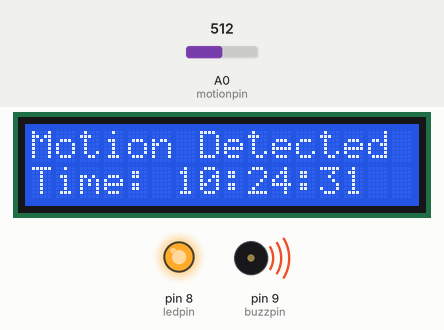
This sketch was run on a simulated Arduino Uno, built with avr-gcc and run on an emulated ATmega328P. Parts: 16×2 character LCD, output pins drawn as LEDs (lit = HIGH), buzzer (waves = sounding). The inputs (shaded band) are chosen by the test bench; at power-on: A0 (motionpin) = 512. The local clock reads 2024-03-15 10:24:30 at power-on unless the sketch sets it; storage starts empty; what the sketch prints to the serial monitor is not drawn.

Above: at 2.2 s.
2.3 s: A0 (motionpin) set to 218
11.7 s: A0 (motionpin) set to 191
At 13.6 s:
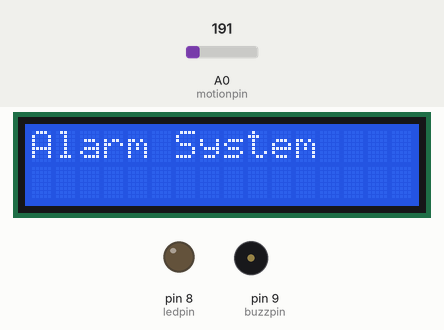
16.7 s: A0 (motionpin) set to 210
At 19.6 s:
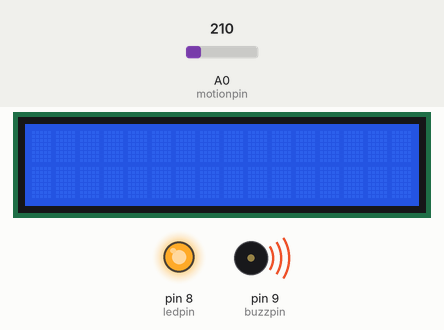
21.7 s: A0 (motionpin) set to 190
At 26.9 s:
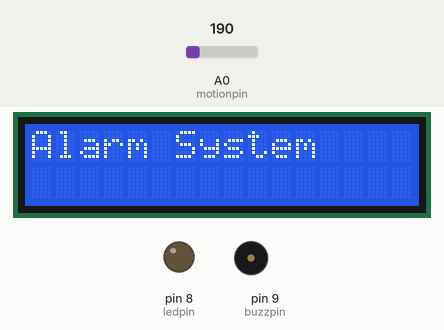
Timing chart, 0 to 27.9 s (numbered marks = the images above; inputs shaded):
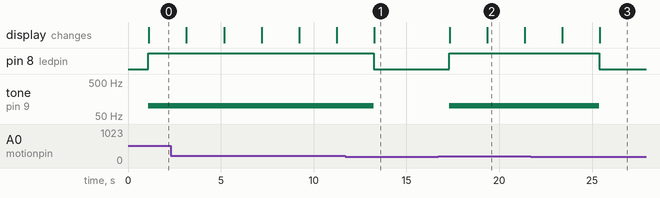

The sketch:

roboticalarm.ino
```cpp
#include <DS3231.h>
#include <SPI.h>
#include <SD.h>
#include <LiquidCrystal_I2C.h>
#include <Wire.h>
LiquidCrystal_I2C lcd(0x27,16,2);
DS3231 rtc(SDA, SCL);


File dosya ;
unsigned long sure;


const int motionpin=A0;
const int ledpin=8;
const int buzzpin=9;
int motionsensvalue=0;

void setup (){

  rtc.begin();

  lcd.init();
  lcd.backlight();
  lcd.setCursor(0,0);
  lcd.print("Alarm System");
  delay (1000);
  lcd.clear();


 Serial.begin(9600);
  Wire.begin();

  while (!Serial){
  ;
 }

 Serial.println("SD kart başlatılıyor");

 if (!SD.begin(4)){
  Serial.println("SD kart başlatılamadı");
  while(1);
 }
  pinMode(ledpin, OUTPUT);
pinMode(motionpin,INPUT);
pinMode(buzzpin,OUTPUT);
}


void loop () {


motionsensvalue=analogRead(motionpin);
  if (motionsensvalue>=200){
    digitalWrite(ledpin,HIGH);
tone(buzzpin,100);
lcd.setCursor(0,0);
  lcd.print("Motion Detected");
  lcd.setCursor(0,1);
  lcd.print("Time: ");
  lcd.print(rtc.getTimeStr());


  delay (2000);
  lcd.clear();


  }
 else {
  digitalWrite(ledpin,LOW);
  noTone(buzzpin);
   lcd.setCursor(0,0);
  lcd.print("Alarm System");
 }

  dosya= SD.open("text.txt",FILE_WRITE);
  if (dosya) {

    dosya.print(rtc.getTimeStr());
    dosya.println("Hareket Algılandı");
    dosya.close();
     if (motionsensvalue>=200){
    Serial.print("Hareket Algılandı ");
    Serial.println(rtc.getTimeStr());
     }
  }
  else{
    Serial.println("Dosya Açılamadı");
  }

  delay (2000);
}
```

Measured:
- the behaviour switches between 200 and 199 on A0 (motionpin) (found by bisection; images 0 and 1)
- after the input at 11.7 s, pin 8 (ledpin): HIGH → LOW after 1.5 s; tone on pin 9 (buzzpin): 100 Hz → silent after 1.5 s; the display: changes after 1.6 s (image 1)
- after the input at 16.7 s, pin 8 (ledpin): LOW → HIGH after 0.59 s; tone on pin 9 (buzzpin): silent → 100 Hz after 0.59 s; the display: first changes after 0.62 s (image 2 shows a later state)
- after the input at 21.7 s, pin 8 (ledpin): HIGH → LOW after 3.7 s; tone on pin 9 (buzzpin): 100 Hz → silent after 3.7 s; the display: first differs from a run without the input after 3.7 s (image 3)
- what the display in image 2 shows lasts 2.1 s, from 19.3 s to 21.4 s
